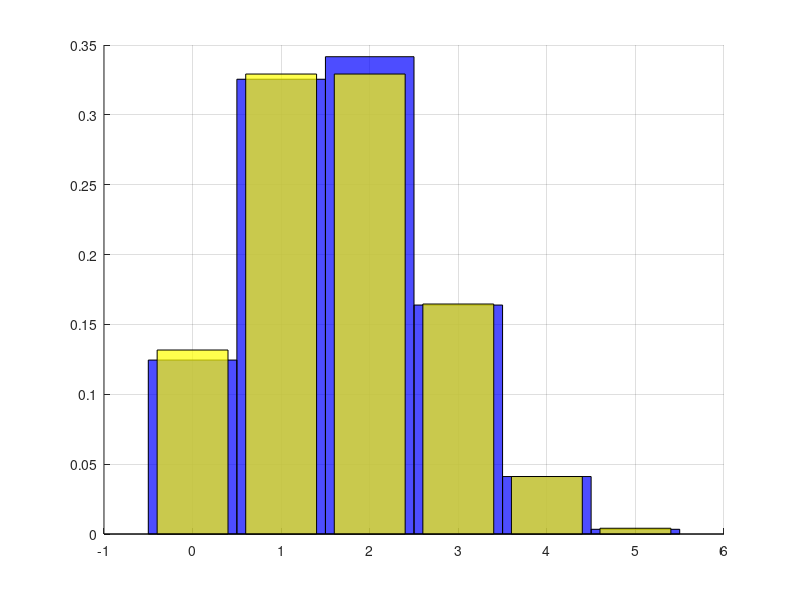

MATLAB code for this plot:
function retval = zarSucces ()
  
  clf; grid on; hold on;
  v = binornd(5,1/3,1,8000);
  h = hist(v, 0:5);
  pSim = h(3)/8000
  bar(0:5, h/8000,'hist', 'faceColor', 'b');
  bar(0:5, binopdf(0:5, 5, 1/3), 'faceColor', 'y');
  set(findobj('type','patch'),'facealpha',0.7); 
  
endfunction
